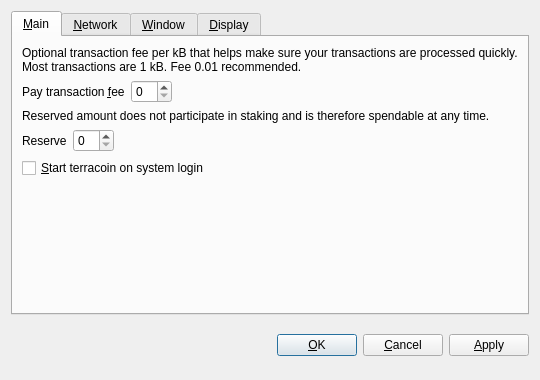
<?xml version="1.0" encoding="UTF-8"?>
<ui version="4.0">
 <class>OptionsDialog</class>
 <widget class="QDialog" name="OptionsDialog">
  <property name="geometry">
   <rect>
    <x>0</x>
    <y>0</y>
    <width>540</width>
    <height>380</height>
   </rect>
  </property>
  <property name="windowTitle">
   <string>Options</string>
  </property>
  <property name="styleSheet">
   <string notr="true">background-image: url(:/images/bkg2);
background-image: url(:/images/gr);</string>
  </property>
  <property name="modal">
   <bool>true</bool>
  </property>
  <layout class="QVBoxLayout" name="verticalLayout">
   <item>
    <widget class="QTabWidget" name="tabWidget">
     <property name="tabPosition">
      <enum>QTabWidget::North</enum>
     </property>
     <property name="currentIndex">
      <number>0</number>
     </property>
     <widget class="QWidget" name="tabMain">
      <attribute name="title">
       <string>&amp;Main</string>
      </attribute>
      <layout class="QVBoxLayout" name="verticalLayout_Main">
       <item>
        <widget class="QLabel" name="transactionFeeInfoLabel">
         <property name="text">
          <string>Optional transaction fee per kB that helps make sure your transactions are processed quickly. Most transactions are 1 kB. Fee 0.01 recommended.</string>
         </property>
         <property name="textFormat">
          <enum>Qt::PlainText</enum>
         </property>
         <property name="wordWrap">
          <bool>true</bool>
         </property>
        </widget>
       </item>
       <item>
        <layout class="QHBoxLayout" name="horizontalLayoutFee">
         <item>
          <widget class="QLabel" name="transactionFeeLabel">
           <property name="text">
            <string>Pay transaction &amp;fee</string>
           </property>
           <property name="textFormat">
            <enum>Qt::PlainText</enum>
           </property>
           <property name="buddy">
            <cstring>transactionFee</cstring>
           </property>
          </widget>
         </item>
         <item>
          <widget class="BitcoinAmountField" name="transactionFee"/>
         </item>
         <item>
          <spacer name="horizontalSpacerFee">
           <property name="orientation">
            <enum>Qt::Horizontal</enum>
           </property>
           <property name="sizeHint" stdset="0">
            <size>
             <width>40</width>
             <height>20</height>
            </size>
           </property>
          </spacer>
         </item>
        </layout>
       </item>
       <item>
        <widget class="QLabel" name="reserveBalanceInfoLabel">
         <property name="text">
          <string>Reserved amount does not participate in staking and is therefore spendable at any time.</string>
         </property>
         <property name="textFormat">
          <enum>Qt::PlainText</enum>
         </property>
         <property name="wordWrap">
          <bool>true</bool>
         </property>
        </widget>
       </item>
       <item>
        <layout class="QHBoxLayout" name="horizontalLayoutReserveBalance">
         <item>
          <widget class="QLabel" name="reserveBalanceLabel">
           <property name="text">
            <string>Reserve</string>
           </property>
           <property name="textFormat">
            <enum>Qt::PlainText</enum>
           </property>
           <property name="buddy">
            <cstring>reserveBalance</cstring>
           </property>
          </widget>
         </item>
         <item>
          <widget class="BitcoinAmountField" name="reserveBalance"/>
         </item>
         <item>
          <spacer name="horizontalSpacerReserveBalance">
           <property name="orientation">
            <enum>Qt::Horizontal</enum>
           </property>
           <property name="sizeHint" stdset="0">
            <size>
             <width>40</width>
             <height>20</height>
            </size>
           </property>
          </spacer>
         </item>
        </layout>
       </item>
       <item>
        <widget class="QCheckBox" name="bitcoinAtStartup">
         <property name="toolTip">
          <string>Automatically start terracoin after logging in to the system.</string>
         </property>
         <property name="text">
          <string>&amp;Start terracoin on system login</string>
         </property>
        </widget>
       </item>
       <item>
        <spacer name="verticalSpacer_Main">
         <property name="orientation">
          <enum>Qt::Vertical</enum>
         </property>
         <property name="sizeHint" stdset="0">
          <size>
           <width>20</width>
           <height>40</height>
          </size>
         </property>
        </spacer>
       </item>
      </layout>
     </widget>
     <widget class="QWidget" name="tabNetwork">
      <attribute name="title">
       <string>&amp;Network</string>
      </attribute>
      <layout class="QVBoxLayout" name="verticalLayout_Network">
       <item>
        <widget class="QCheckBox" name="mapPortUpnp">
         <property name="toolTip">
          <string>Automatically open the terracoin client port on the router. This only works when your router supports UPnP and it is enabled.</string>
         </property>
         <property name="text">
          <string>Map port using &amp;UPnP</string>
         </property>
        </widget>
       </item>
       <item>
        <widget class="QCheckBox" name="connectSocks">
         <property name="toolTip">
          <string>Connect to the terracoin network through a SOCKS proxy (e.g. when connecting through Tor).</string>
         </property>
         <property name="text">
          <string>&amp;Connect through SOCKS proxy:</string>
         </property>
        </widget>
       </item>
       <item>
        <layout class="QHBoxLayout" name="horizontalLayout_Network">
         <item>
          <widget class="QLabel" name="proxyIpLabel">
           <property name="text">
            <string>Proxy &amp;IP:</string>
           </property>
           <property name="textFormat">
            <enum>Qt::PlainText</enum>
           </property>
           <property name="buddy">
            <cstring>proxyIp</cstring>
           </property>
          </widget>
         </item>
         <item>
          <widget class="QValidatedLineEdit" name="proxyIp">
           <property name="maximumSize">
            <size>
             <width>140</width>
             <height>16777215</height>
            </size>
           </property>
           <property name="toolTip">
            <string>IP address of the proxy (e.g. 127.0.0.1)</string>
           </property>
          </widget>
         </item>
         <item>
          <widget class="QLabel" name="proxyPortLabel">
           <property name="text">
            <string>&amp;Port:</string>
           </property>
           <property name="textFormat">
            <enum>Qt::PlainText</enum>
           </property>
           <property name="buddy">
            <cstring>proxyPort</cstring>
           </property>
          </widget>
         </item>
         <item>
          <widget class="QLineEdit" name="proxyPort">
           <property name="maximumSize">
            <size>
             <width>55</width>
             <height>16777215</height>
            </size>
           </property>
           <property name="toolTip">
            <string>Port of the proxy (e.g. 9050)</string>
           </property>
          </widget>
         </item>
         <item>
          <widget class="QLabel" name="socksVersionLabel">
           <property name="text">
            <string>SOCKS &amp;Version:</string>
           </property>
           <property name="textFormat">
            <enum>Qt::PlainText</enum>
           </property>
           <property name="buddy">
            <cstring>socksVersion</cstring>
           </property>
          </widget>
         </item>
         <item>
          <widget class="QValueComboBox" name="socksVersion">
           <property name="toolTip">
            <string>SOCKS version of the proxy (e.g. 5)</string>
           </property>
          </widget>
         </item>
         <item>
          <spacer name="horizontalSpacer_Network">
           <property name="orientation">
            <enum>Qt::Horizontal</enum>
           </property>
           <property name="sizeHint" stdset="0">
            <size>
             <width>40</width>
             <height>20</height>
            </size>
           </property>
          </spacer>
         </item>
        </layout>
       </item>
       <item>
        <spacer name="verticalSpacer_Network">
         <property name="orientation">
          <enum>Qt::Vertical</enum>
         </property>
         <property name="sizeHint" stdset="0">
          <size>
           <width>20</width>
           <height>40</height>
          </size>
         </property>
        </spacer>
       </item>
      </layout>
     </widget>
     <widget class="QWidget" name="tabWindow">
      <attribute name="title">
       <string>&amp;Window</string>
      </attribute>
      <layout class="QVBoxLayout" name="verticalLayout_Window">
       <item>
        <widget class="QCheckBox" name="minimizeToTray">
         <property name="toolTip">
          <string>Show only a tray icon after minimizing the window.</string>
         </property>
         <property name="text">
          <string>&amp;Minimize to the tray instead of the taskbar</string>
         </property>
        </widget>
       </item>
       <item>
        <widget class="QCheckBox" name="minimizeOnClose">
         <property name="toolTip">
          <string>Minimize instead of exit the application when the window is closed. When this option is enabled, the application will be closed only after selecting Quit in the menu.</string>
         </property>
         <property name="text">
          <string>M&amp;inimize on close</string>
         </property>
        </widget>
       </item>
       <item>
        <spacer name="verticalSpacer_Window">
         <property name="orientation">
          <enum>Qt::Vertical</enum>
         </property>
         <property name="sizeHint" stdset="0">
          <size>
           <width>20</width>
           <height>40</height>
          </size>
         </property>
        </spacer>
       </item>
      </layout>
     </widget>
     <widget class="QWidget" name="tabDisplay">
      <attribute name="title">
       <string>&amp;Display</string>
      </attribute>
      <layout class="QVBoxLayout" name="verticalLayout_Display">
       <item>
        <layout class="QHBoxLayout" name="horizontalLayout_1_Display">
         <item>
          <widget class="QLabel" name="langLabel">
           <property name="text">
            <string>User Interface &amp;language:</string>
           </property>
           <property name="textFormat">
            <enum>Qt::PlainText</enum>
           </property>
           <property name="buddy">
            <cstring>lang</cstring>
           </property>
          </widget>
         </item>
         <item>
          <widget class="QValueComboBox" name="lang">
           <property name="toolTip">
            <string>The user interface language can be set here. This setting will take effect after restarting terracoin.</string>
           </property>
          </widget>
         </item>
        </layout>
       </item>
       <item>
        <layout class="QHBoxLayout" name="horizontalLayout_2_Display">
         <item>
          <widget class="QLabel" name="unitLabel">
           <property name="text">
            <string>&amp;Unit to show amounts in:</string>
           </property>
           <property name="textFormat">
            <enum>Qt::PlainText</enum>
           </property>
           <property name="buddy">
            <cstring>unit</cstring>
           </property>
          </widget>
         </item>
         <item>
          <widget class="QValueComboBox" name="unit">
           <property name="toolTip">
            <string>Choose the default subdivision unit to show in the interface and when sending coins.</string>
           </property>
          </widget>
         </item>
        </layout>
       </item>
       <item>
        <widget class="QCheckBox" name="displayAddresses">
         <property name="toolTip">
          <string>Whether to show terracoin addresses in the transaction list or not.</string>
         </property>
         <property name="text">
          <string>&amp;Display addresses in transaction list</string>
         </property>
        </widget>
       </item>
       <item>
        <widget class="QCheckBox" name="coinControlFeatures">
         <property name="toolTip">
          <string>Whether to show coin control features or not.</string>
         </property>
         <property name="text">
          <string>Display coin &amp;control features (experts only!)</string>
         </property>
        </widget>
       </item>
       <item>
        <spacer name="verticalSpacer_Display">
         <property name="orientation">
          <enum>Qt::Vertical</enum>
         </property>
         <property name="sizeHint" stdset="0">
          <size>
           <width>20</width>
           <height>40</height>
          </size>
         </property>
        </spacer>
       </item>
      </layout>
     </widget>
    </widget>
   </item>
   <item>
    <layout class="QHBoxLayout" name="horizontalLayout_Buttons">
     <item>
      <spacer name="horizontalSpacer_1">
       <property name="orientation">
        <enum>Qt::Horizontal</enum>
       </property>
       <property name="sizeHint" stdset="0">
        <size>
         <width>40</width>
         <height>48</height>
        </size>
       </property>
      </spacer>
     </item>
     <item>
      <widget class="QLabel" name="statusLabel">
       <property name="font">
        <font>
         <weight>75</weight>
         <bold>true</bold>
        </font>
       </property>
       <property name="text">
        <string/>
       </property>
       <property name="textFormat">
        <enum>Qt::PlainText</enum>
       </property>
       <property name="wordWrap">
        <bool>true</bool>
       </property>
      </widget>
     </item>
     <item>
      <spacer name="horizontalSpacer_2">
       <property name="orientation">
        <enum>Qt::Horizontal</enum>
       </property>
       <property name="sizeHint" stdset="0">
        <size>
         <width>40</width>
         <height>48</height>
        </size>
       </property>
      </spacer>
     </item>
     <item>
      <widget class="QPushButton" name="okButton">
       <property name="text">
        <string>&amp;OK</string>
       </property>
      </widget>
     </item>
     <item>
      <widget class="QPushButton" name="cancelButton">
       <property name="text">
        <string>&amp;Cancel</string>
       </property>
       <property name="autoDefault">
        <bool>false</bool>
       </property>
      </widget>
     </item>
     <item>
      <widget class="QPushButton" name="applyButton">
       <property name="text">
        <string>&amp;Apply</string>
       </property>
       <property name="autoDefault">
        <bool>false</bool>
       </property>
      </widget>
     </item>
    </layout>
   </item>
  </layout>
 </widget>
 <customwidgets>
  <customwidget>
   <class>BitcoinAmountField</class>
   <extends>QSpinBox</extends>
   <header>bitcoinamountfield.h</header>
   <container>1</container>
  </customwidget>
  <customwidget>
   <class>QValidatedLineEdit</class>
   <extends>QLineEdit</extends>
   <header>qvalidatedlineedit.h</header>
  </customwidget>
  <customwidget>
   <class>QValueComboBox</class>
   <extends>QComboBox</extends>
   <header>qvaluecombobox.h</header>
  </customwidget>
 </customwidgets>
 <resources/>
 <connections/>
</ui>
